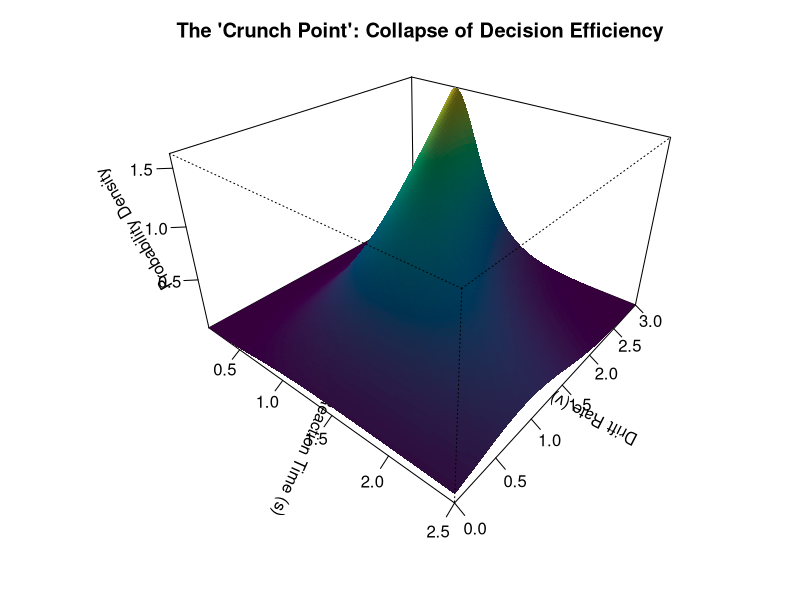

Here is the R script that generated this plot:
# scripts/plot_decision_landscape.R
# Generate a 3D surface plot of the Wald (Inverse Gaussian) PDF
# for visualizing the "Crunch Point" in decision-making

library(grDevices)

# 1. Define the Wald PDF
# Formula: f(t|v,a) = (a / sqrt(2*pi*t^3)) * exp(-((a - v*t)^2)/(2*t))
wald_pdf <- function(t, v, a = 2.28) {
  # Avoid division by zero and negative values
  t <- pmax(t, 1e-5)
  
  term1 <- a / sqrt(2 * pi * t^3)
  term2 <- exp(-((a - v * t)^2) / (2 * t))
  
  return(term1 * term2)
}

# 2. Setup high-resolution grid
# X-axis: Reaction Time (t) from 0.1 to 2.5s
# Y-axis: Drift Rate (v) from 0 to 3.0
t_seq <- seq(0.1, 2.5, length.out = 100)
v_seq <- seq(0, 3.0, length.out = 100)

# Create grid and compute probability density
grid <- expand.grid(t = t_seq, v = v_seq)
z_vals <- matrix(wald_pdf(grid$t, grid$v), nrow = length(t_seq), ncol = length(v_seq))

# 3. Create Color Palette (Viridis-like)
n_colors <- 100
colors <- hcl.colors(n_colors, "Viridis")

# Compute facet centers for color mapping
z_facet_center <- (z_vals[-1, -1] + z_vals[-1, -ncol(z_vals)] + 
                   z_vals[-nrow(z_vals), -1] + z_vals[-nrow(z_vals), -ncol(z_vals)]) / 4
z_facet_range <- cut(z_facet_center, n_colors)

# 4. Save High-Res PNG (300 DPI)
output_dir <- "output/figures"
if (!dir.exists(output_dir)) {
  dir.create(output_dir, recursive = TRUE)
}

png_file <- file.path(output_dir, "fig_decision_landscape_3d.png")
# Dimensions: 6.18" × 4.94" at 300 DPI = 1854 × 1482 pixels
png(png_file, width = 1854, height = 1482, res = 300)

par(mar = c(4, 4, 3, 2))

# Create 3D surface plot
persp(t_seq, v_seq, z_vals,
      theta = 40, phi = 30, expand = 0.6,
      col = colors[z_facet_range],
      border = NA,
      shade = 0.5,
      ticktype = "detailed",
      xlab = "Reaction Time (s)", 
      ylab = "Drift Rate (v)", 
      zlab = "Probability Density",
      main = "The 'Crunch Point': Collapse of Decision Efficiency")

dev.off()

cat("3D decision landscape plot saved to:", png_file, "\n")













